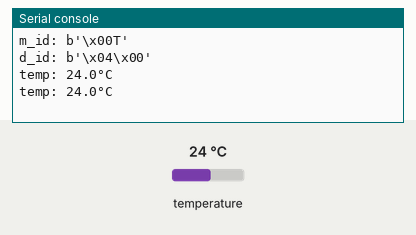
Recording of a program running on a simulated ESP32 board running MicroPython. Shown: the last lines printed to the serial console. Inputs (shaded band) come from the test bench; at power-on: temperature 24 °C. Library files of the repository ran but are not shown: MCP9808.py.

Above: at 1.2 s.
1.3 s: temperature set to 12 °C
At 2.6 s:
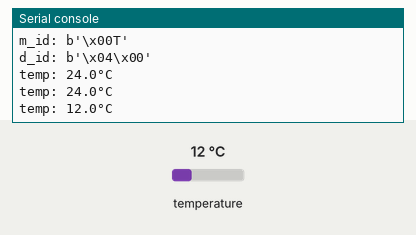
2.8 s: temperature set to 19 °C
At 3.7 s:
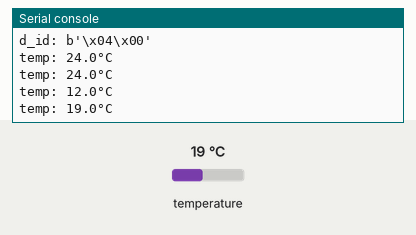
Timing chart, 0 to 5.8 s (numbered marks = the images above; inputs shaded):
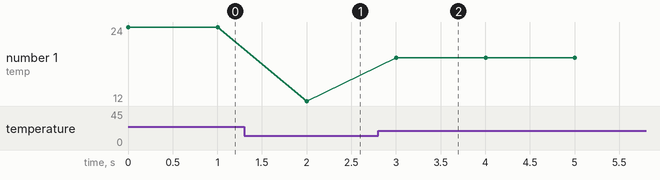

The program:

sensors.py
```python
# test BH1750

import machine
#import BH1750
import time
import MCP9808

#i2c = machine.I2C(scl = machine.Pin(22), sda = machine.Pin(21), freq=400000)
i2c = machine.I2C(scl = machine.Pin(22), sda = machine.Pin(21))

# BH1750
# while True:
#   print(BH1750.sample(i2c))

# MCP9808
mcp = MCP9808.MCP9808(i2c=i2c)
mcp.set_resolution(MCP9808.T_RES_MAX)
while True:
	print("temp: {0}°C".format(mcp.get_temp()))
	time.sleep(1)
```

Measured:
- after the input at 1.3 s, the serial console: prints a new line after 0.70 s (image 1)
- after the input at 2.8 s, the serial console: prints a new line after 0.20 s (image 2)
- plotted number 1: 24 → 12 after the input at 1.3 s, 12 → 19 after the input at 2.8 s
